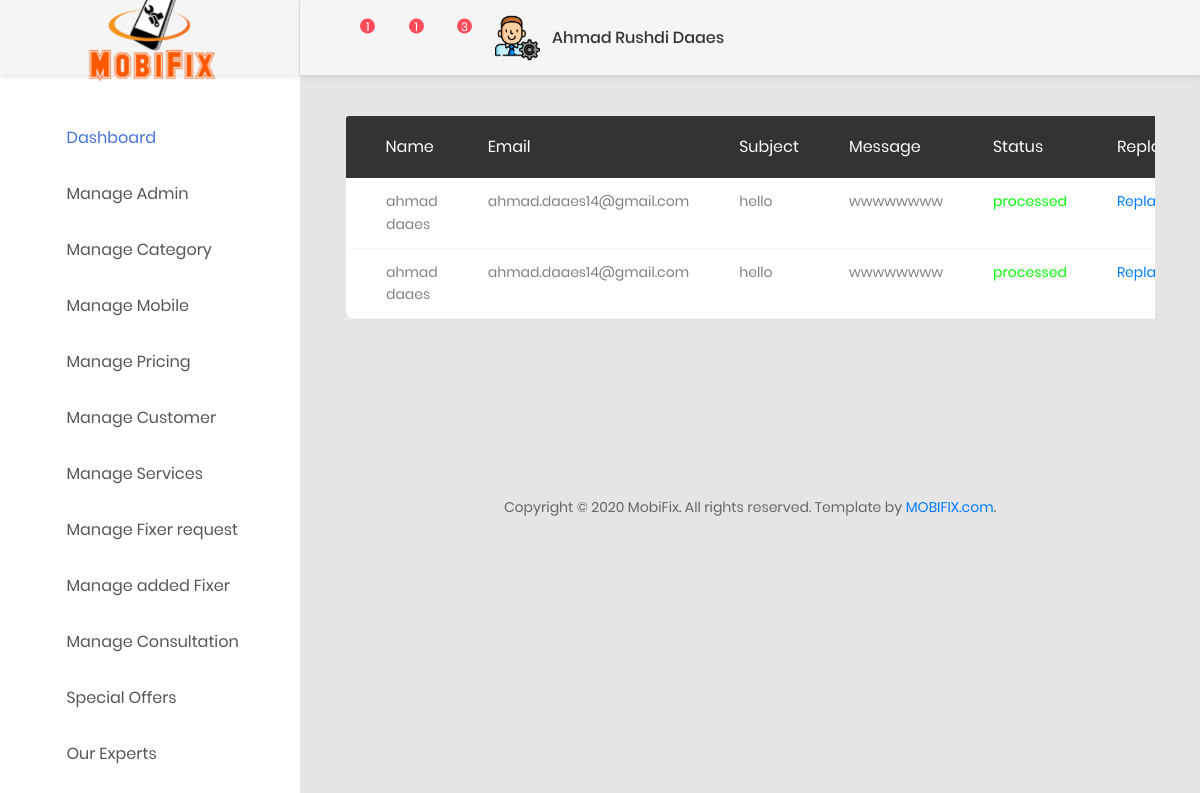
/admin/manage_contact.php (signed in), run on the app's committed database.
### tables this page shows
CREATE TABLE `contact_us` (
  `contact_id` int(255) NOT NULL,
  `contact_name` varchar(255) NOT NULL,
  `contact_email` varchar(255) NOT NULL,
  `contact_subject` varchar(255) NOT NULL,
  `contact_message` text NOT NULL,
  `contact_status` enum('processed','not processed') NOT NULL DEFAULT 'not processed'
);

### admin/manage_contact.php (the view, shortened to what this page needs)
<?php include '../includes/connection.php';?>
<?php include '../includes/admin_header.php';?>
<div class="main-content">
	<div class="section__content section__content--p30">
		<div class="container-fluid">
			<div class="table-responsive m-b-40">
					<table class="table table-borderless table-data3">
						<thead>
							<tr>
                                                <th>name</th>
                                                <th>email</th>
                                                <th>subject</th>
                                                <th>message</th>
                                                <th>status</th>
                                                <th>replay</th>
							</tr>
						</thead>
						<tbody>
							<?php
							$query = "select * from contact_us";
							$result = mysqli_query($con, $query);
							while($contactSet = mysqli_fetch_assoc($result)){
								echo "<tr>";
								echo "<td>{$contactSet['contact_name']}</td>";
								echo "<td>{$contactSet['contact_email']}</td>";
								echo "<td>{$contactSet['contact_subject']}</td>";
								echo "<td>{$contactSet['contact_message']}</td>";
                                  if($contactSet['contact_status']=='processed')
                                  {
                                  echo "<td style='color:#00FF00'>{$contactSet['contact_status']}</td>";
                                  }else if($contactSet['contact_status']=='not processed')
                                      {
                                     echo "<td style='color:#FF0000'>{$contactSet['contact_status']}</td>";
                                      }
								echo "<td><a href='replay_contact.php?contact_id={$contactSet['contact_id']}'>Replay</a></td>";
								echo "</tr>";
							}
							?>
						</tbody>
					</table>
		</div>
	</div>
</div>
<?php include '../includes/admin_footer.php';?>

### data on the page
contact_us: contact_name "ahmad daaes", contact_email "ahmad.daaes14@gmail.com", contact_subject "hello", contact_message "wwwwwwww", contact_status "processed"
contact_us: contact_name "ahmad daaes", contact_email "ahmad.daaes14@gmail.com", contact_subject "hello", contact_message "wwwwwwww", contact_status "processed"

### other printed values
$_SESSION['admin_name'] "Ahmad Rushdi Daaes"
